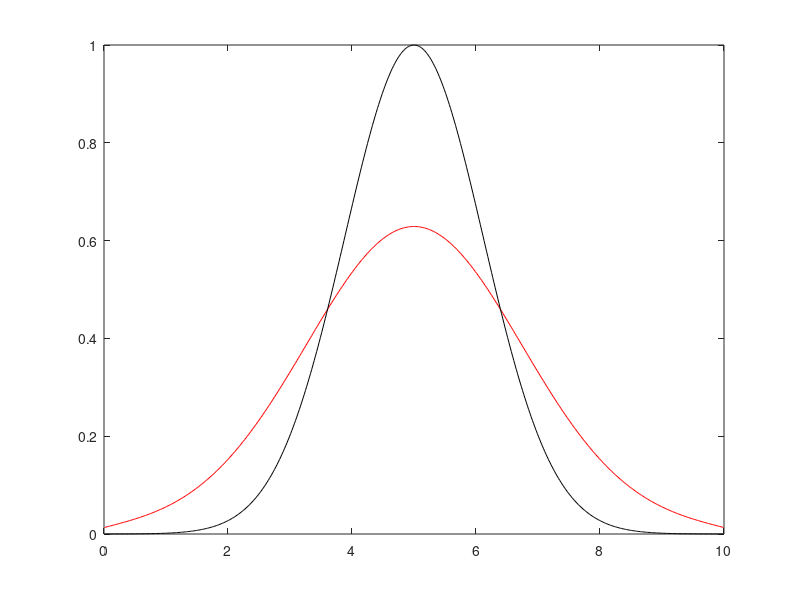
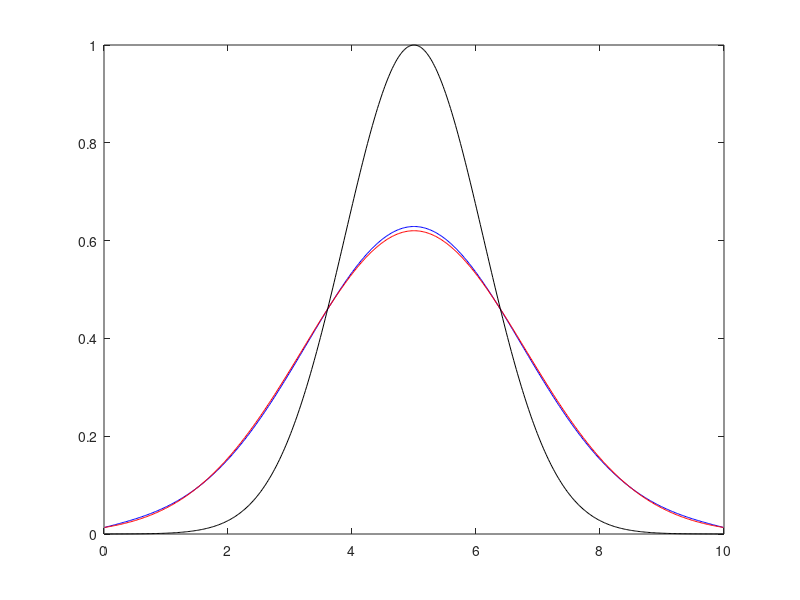

Here is the MATLAB script that generated these plots, in order:
% This is a matlab/octave script to solve 1D diffusion equation for its implicit solution by using 
% Pseudo-transient method. 
% It differs from Diff1D_implicit by adding the dampening of the dTdtau to 
% speed up the convergence! Only two line code is added but it become much faster! 7000 iteration Vs 700 iteration
% _2nd mean it is 2nd order convergence!

clear;clf

Lx  = 10;       %model length. used as the length scale
D   = 100;      %diffusion coefficient
nx  = 250*2;    %nx cell
dx  = Lx/nx;    %cell width
Imax= 100*nx;   %maximum iteration number
tsc = Lx*Lx/D;  %diffusion timescale
%Initiation 
t0 = Lx*Lx/D/160; %t0 for the analytical solution!
x  = linspace(0,Lx,nx+1);     % x coordinates for the grid/node 
xc = (x(1:end-1)+x(2:end))/2; % x coordinates at the center of the cell.
% staggered grid: velocity field is at x, while scalar field T is at xc. 
T  = zeros(1,nx);
a  = 0.5*Lx;
T0 = exp(-(xc-a).^2/4/D/t0); 
% Notice that boundary condition should depend on t in order to have the simple
%analytical solution. Here we choose t0 to make the boundary temperature close to 0.
%t00=s
Told = T0;
T    = T0;
Vx   = zeros(1,nx-1);  %Vx at the boundary is not included here! Otherwise it should be nx+1
f    = sin(xc); f(:)=0;% f=0 to compare with the analytical solution that has no heat source.
%Boundary condition
ttol = 1.6*t0 # As this script is slow. Lets compute a small ttol! 
Tana = sqrt(t0/(t0+ttol)).*exp(-(xc-a).^2/(4*D*(t0+ttol)));
T(1) = Tana(1);T(end)=Tana(end);
dTdtau1 = zeros(1,nx-2); % pseudo time derivative!
dTdtau2 = zeros(1,nx-2); % pseudo time derivative with dampening
cnt  = 100;
epsi = 1e-5; % accuracy for the convergence
dt   = 1e-3*tsc     %0.001*tsc
CFL  = 0.4;
ndim = 1;
dtau = CFL*dx*dx/2/D/ndim; % pseudo timestep!
dtau=1/(1.0/(dx*dx/D/2.1)+1.0/dt)
itertol = 0;
time    = 0; 

residdT  = 1e5;
it       = 0;
damp     = 1-6*pi/nx;% 0.93 %0.991 %
kw       =1;
damp    = 1-2*sqrt(dtau/dt+CFL/2*pi*pi*kw*kw/nx/nx)
%WHL: This is the optimized dampening parameter I derived at 2Sep2024. It is faster than 1-6*pi/nx
dampening= 1;
while (time<ttol*0.99 &&it<10000)
%for it=1:100
       iter     = 0; 
       residdT  = 2*epsi;
%for iter=1:Imax
   while residdT>epsi && iter<Imax
          q        = -D*diff(T)/dx;    % dimension:nx-1
          dTdtau1   = -(T(2:nx-1)-Told(2:nx-1))/dt-diff(q)/dx; %dimension:nx-2. residual from Lesson2:Eq.2)
      if dampening == 0  %****dTdtau is used. simple and slow!
          T(2:nx-1) = T(2:nx-1) + dtau*dTdtau1;     %nx-2. Update T by pseudo time marching.  Lesson2:Eq.3)
      else               %****dTdtau2 contains the currect residual and the previous residual, which greatly speed up the convergence!
                         %The formulation can be derive with 2nd pseudo transient time derivative dT2dtau !
          dTdtau2    = dTdtau1 + damp*dTdtau2;  
          T(2:nx-1) = T(2:nx-1) + dtau*dTdtau2; % dTdtau is used 
      end
       residdT  = max(abs(dTdtau1)); %
       iter     = iter+1;
       if mod(iter,cnt)==0
          plot(xc,T,'r',xc,T0,'k');drawnow
         fprintf('Iteration %d, residdT=%7.3e\n',iter,residdT); 
       end   
    end
    it   = it+1;
    time = time+dt;  # update the physical time!
    Told = T;                # update the Told after one physical timestep.
    itertol = itertol+iter;
    fprintf('Step %d converged,residdT=%7.3e\n',it,residdT); 
end
%Tana=1/sqrt(4*(ttol+1/4)).*exp(-(xc-a).^2/(4*(ttol+1/4)));
% initial condition: T(x,t0)=exp(-x*x/(4*D*t0))  %Let:t0=0.1;
%analytical solution:T(x,t)=sqrt(t0/t)exp(-x*x/(4*D*t));
%Tana = sqrt(t0/(ttol)).*exp(-(xc-a).^2/(4*D*ttol));
Tana = sqrt(t0/(t0+time)).*exp(-(xc-a).^2/(4*D*(t0+time)));
figure();plot(xc,T,'b',xc,Tana,'r',xc,T0,'k')

fprintf('Total %d step are calculated.\n The physical time is =%3.1f, totel iteration is %d (%3.1f *nx), with dampeng=%d\n',it,time,itertol,itertol/nx,dampening); 

%Exercise1: 1. change t0 and see if the numerical solution still matches the analytical solution
%            2. change nx,dtau and see if it still produce reasonable results.
%            3. After finding out the numerical solution is correct, remove the analytical solution and use any initial boundary condition.
%            4. rewrite the code with another language, for example, julia and python. Notice matlab and julia counter from 1, while python counter from 0. 


% exercise for dampening.
% write an code to find out the optimized dampening parameters (damp) by testing damp from 0 to 1.
